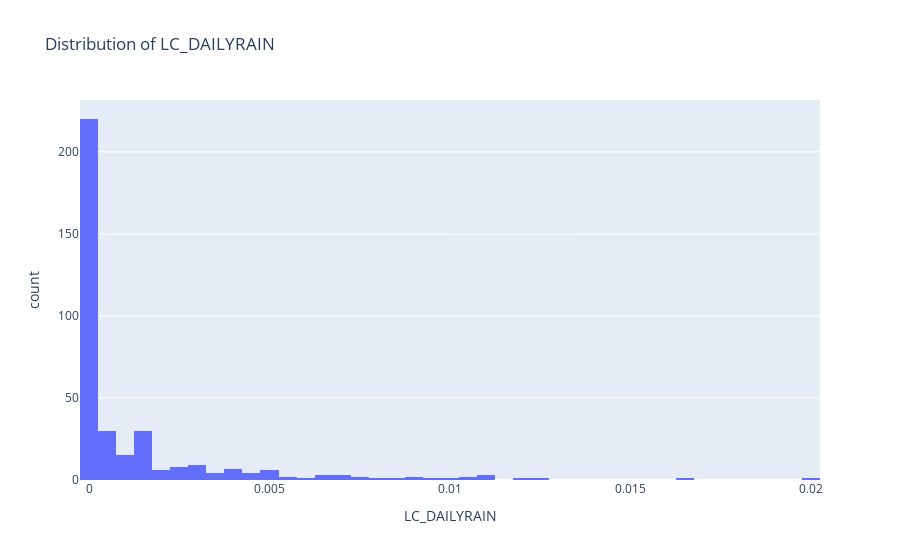

Here is the notebook cell this chart was saved with:
### Code cell
import plotly.express as px
import pandas as pd

# Assuming the "daily_weather" dataset is already loaded into a Pandas DataFrame called "daily_weather_df"

fig = px.histogram(daily_weather, x="LC_DAILYRAIN", nbins=50, title="Distribution of LC_DAILYRAIN")
fig.show()

### Figure 1 — Plotly figure (JSON) as saved in the notebook; plotly's stock layout.template omitted (floating-point values rounded to 4 significant figures; data arrays with more than 128 entries replaced by an {"elided": "..."} marker saying what was removed)
{"data": [{"alignmentgroup": "True", "bingroup": "x", "hovertemplate": "LC_DAILYRAIN=%{x}<br>count=%{y}<extra></extra>", "legendgroup": "", "marker": {"color": "#636efa", "pattern": {"shape": ""}}, "name": "", "nbinsx": 50, "offsetgroup": "", "orientation": "v", "showlegend": false, "type": "histogram", "x": {"elided": "365 float values"}, "xaxis": "x", "yaxis": "y"}], "layout": {"barmode": "relative", "legend": {"tracegroupgap": 0}, "title": {"text": "Distribution of LC_DAILYRAIN"}, "xaxis": {"anchor": "y", "domain": [0, 1], "title": {"text": "LC_DAILYRAIN"}}, "yaxis": {"anchor": "x", "domain": [0, 1], "title": {"text": "count"}}}}
